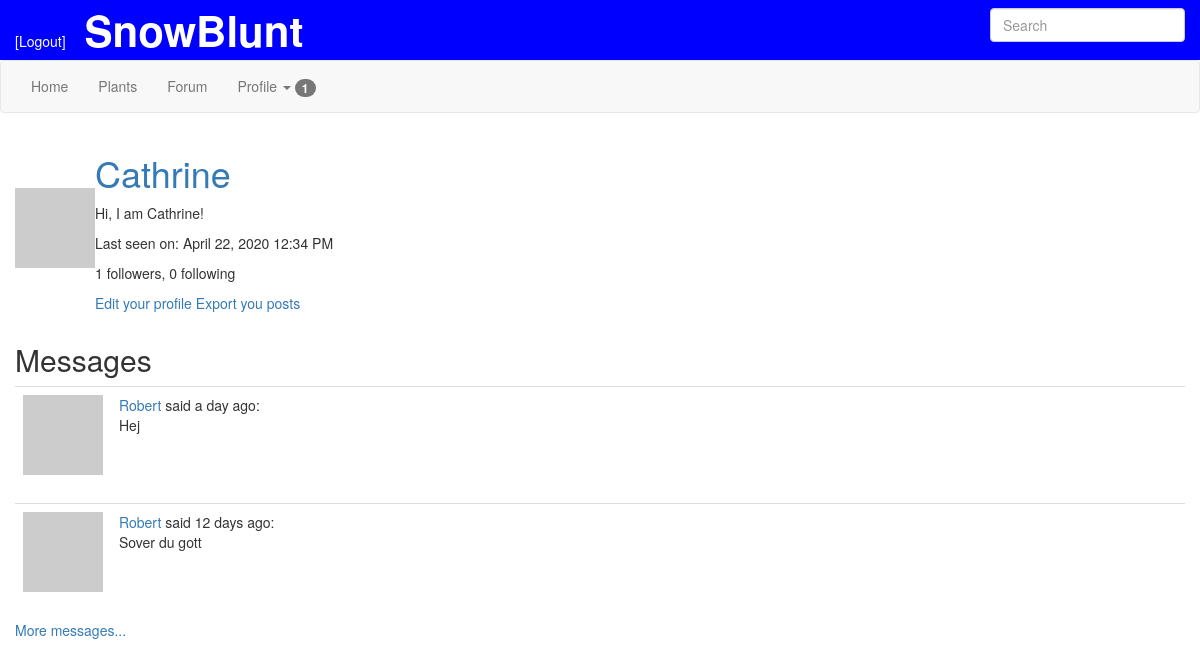
Page /user/Cathrine (signed in) on the committed database.
### app/models.py (models this page shows, shortened)
class PaginatedAPIMixin(object):
    @staticmethod
    def to_collection_dict(query, page, per_page, endpoint, **kwargs):
        resources = query.paginate(page, per_page, False)
        data = {
            'items': [item.to_dict() for item in resources.items],
            '_meta': {
                'page': page,
                'per_page': per_page,
                'total_page': resources.pages,
                'total_items': resources.total
            },
            '_links': {
                'self': url_for(endpoint, page=page, per_page=per_page,
                                **kwargs),
                'next': url_for(endpoint, page=page + 1, per_page=per_page,
                                **kwargs) if resources.has_next else None,
                'prev': url_for(endpoint, page=page - 1, per_page=per_page,
                                **kwargs) if resources.has_prev else None
            }
        }
        return data

class User(PaginatedAPIMixin, UserMixin, db.Model):
    id = db.Column(db.Integer, primary_key=True)
    username = db.Column(db.String(64), index=True, unique=True)
    email = db.Column(db.String(120), index=True, unique=True)
    password_hash = db.Column(db.String(128))
    posts = db.relationship('Post', backref='author', lazy='dynamic')
    about_me = db.Column(db.String(140))
    last_seen = db.Column(db.DateTime, default=datetime.utcnow)
    followed = db.relationship(
        'User', secondary=followers,
        primaryjoin=(followers.c.follower_id == id),
        secondaryjoin=(followers.c.followed_id == id),
        backref=db.backref('followers', lazy='dynamic'), lazy='dynamic')
    notifications = db.relationship('Notification', backref='user',
                                    lazy='dynamic')
    tasks = db.relationship('Task', backref='user', lazy='dynamic')
    messages_sent = db.relationship('Message',
                                    foreign_keys='Message.sender_id',
                                    backref='author', lazy='dynamic')
    messages_received = db.relationship('Message',
                                        foreign_keys='Message.recipient_id',
                                        backref='recipient', lazy='dynamic')
    last_message_read_time = db.Column(db.DateTime)
    token = db.Column(db.String(32), index=True, unique=True)
    token_expiration = db.Column(db.DateTime)
    def avatar(self, size):
        digest = md5(self.email.lower().encode('utf-8')).hexdigest()
        return 'https://www.gravatar.com/avatar/{}?d=identicon&s={}'.format(digest, size)
    def new_message(self):
        last_read_time = self.last_message_read_time or datetime(1900, 1, 1)
        return Message.query.filter_by(recipient=self).filter(
            Message.timestamp > last_read_time).count()
    def get_tasks_in_progress(self):
        return Task.query.filter_by(user=self, complete=False).all()
    def get_task_in_progress(self, name):
        return Task.query.filter_by(name=name, user=self,
                                    complete=False).first()

class Message(db.Model):
    id = db.Column(db.Integer, primary_key=True)
    sender_id = db.Column(db.Integer, db.ForeignKey('user.id'))
    recipient_id = db.Column(db.Integer, db.ForeignKey('user.id'))
    body = db.Column(db.String(140))
    timestamp = db.Column(db.DateTime, index=True, default=datetime.utcnow)

### app/main/routes.py (the view)
@bp.route('/user/<username>')
@login_required
def user(username, **kwargs):
    user = User.query.filter_by(username=username).first_or_404()
    page = request.args.get('page', 1, type=int)
    messages = current_user.messages_received.order_by(
        Message.timestamp.desc()).limit(2).all()
    posts = current_user.posts.paginate(page,
                                        current_app.config['POSTS_PER_PAGE'],
                                        False)
    next_url = url_for('main.user', username=user.username, page=posts.next_num) \
        if posts.has_next else None
    prev_url = url_for('main.user', username=user.username, page=posts.prev_num) \
        if posts.has_prev else None
    return render_template('user.html', user=user, messages=messages, posts=posts.items,
                           next_url=next_url, prev_url=prev_url)

### app/main/forms.py
class SearchForm(FlaskForm):
    q = StringField(_l('Search'), validators=[DataRequired()])
    def __init__(self, *args, **kwargs):
        if 'formdata' not in kwargs:
            kwargs['formdata'] = request.args
        if 'csrf_enabled' not in kwargs:
            kwargs['csrf_enabled'] = False
        super(SearchForm, self).__init__(*args, **kwargs)

### app/main/routes.py (called while the page is built)
@bp.before_request
def before_request():
    if current_user.is_authenticated:
        current_user.last_seen = datetime.utcnow()
        db.session.commit()
        g.search_form = SearchForm()
    g.locale = str(get_locale())

### app/models.py (called while the page is built)
@login.user_loader
def load_user(id):
    return User.query.get(int(id))

    @classmethod
    def before_commit(cls, session):
        session._changes = {
            'add': list(session.new),
            'update': list(session.dirty),
            'delete': list(session.deleted)
        }

    @classmethod
    def after_commit(cls, session):
        for obj in session._changes['add']:
            if isinstance(obj, SearchableMixin):
                add_to_index(obj.__tablename__, obj)
        for obj in session._changes['update']:
            if isinstance(obj, SearchableMixin):
                add_to_index(obj.__tablename__, obj)
        for obj in session._changes['delete']:
            if isinstance(obj, SearchableMixin):
                remove_from_index(obj.__tablename__, obj)
        session._changes = None

### app/templates/user.html (shortened to what this page needs)
{% extends "user_temp.html" %}
{% block user_content %}
    {% if user == current_user %}
    {% if messages %}
      <h2>{{ _('Messages') }}</h2>
      {% for post in messages %}
        {% include '_post.html' %}
      {% endfor %}
      <a href="{{ url_for('main.messages') }}">More messages...</a>
    {% endif %}
    {% endif %}
{% endblock %}

### app/templates/user_temp.html (shortened to what this page needs)
{% extends "template.html" %}
{% import 'bootstrap/wtf.html' as wtf %}
{% block app_content %}
  <div class="row">
    <div class="col-sm-6">
      <table>
        <tr>
          <td><img src="{{ user.avatar(128) }}"></td>
          <td>
            <h1><a href="{{ url_for('main.user', username=user.username) }}">
              {{ user.username }}
            </a></h1>
            {% if user.about_me %}<p>{{ user.about_me }}</p>{% endif %}
            {% if user.last_seen %}
              <p>Last seen on: {{ moment(user.last_seen).format('LLL') }}</p>
            {% endif %}
            <p>{{ user.followers.count() }} followers, {{ user.followed.count() }} following </p>
            <p>
            {% if user == current_user %}
                <a href="{{ url_for('main.edit_profile') }}">Edit your profile</a>
              {% if not current_user.get_task_in_progress('export_posts') %}
                  <a href="{{ url_for('main.export_posts') }}">
                    {{ _('Export you posts') }}
                  </a>
              {% endif %}
            {% elif not current_user.is_following(user) %}
                <a href="{{ url_for('main.follow', username=user.username) }}">Follow</a>
            {% else %}
                <a href="{{ url_for('main.unfollow', username=user.username) }}">Unfollow</a>
            {% endif %}
            </p>
          </td>
        </tr>
      </table>
    </div>
  </div>
  {% block user_content %}
  {% endblock %}
{% endblock %}

### app/templates/_post.html (shortened to what this page needs)
<table class="table table-hover">
    <tr valign="top">
        <td width="70px">
          <a href="{{ url_for('main.user', username=post.author.username)}}">
          <img src="{{ post.author.avatar(36) }}">
        </td>
        <td>
            <span class="user_popup">
              <a href="{{ url_for('main.user', username=post.author.username)}}">
                {{ post.author.username }}
              </a>
            </span>
          said {{ moment(post.timestamp).fromNow() }}: <br>
          <span id="post{{ post.id }}">{{ post.body }}</span> <br>
        </td>
    </tr>
</table>

### rows in the picture
User: username "Cathrine", about_me "Hi, I am Cathrine!", last_seen "April 22, 2020 12:34 PM"
Message: author.username "Robert", timestamp "a day ago", body "Hej"
Message: author.username "Robert", timestamp "12 days ago", body "Sover du gott"

### other values in the picture
{{ new_messages }} "1"
{{ user.followers.count() }} "1"
{{ user.followed.count() }} "0"
